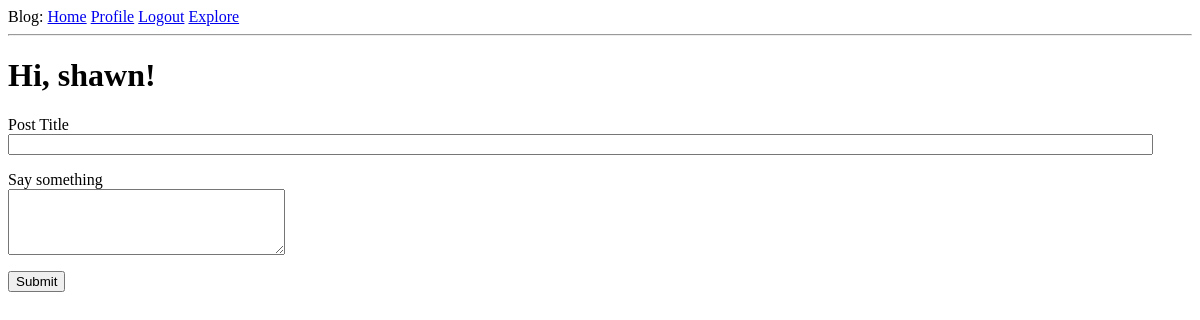
The page /index (signed in) on the database as committed earlier.
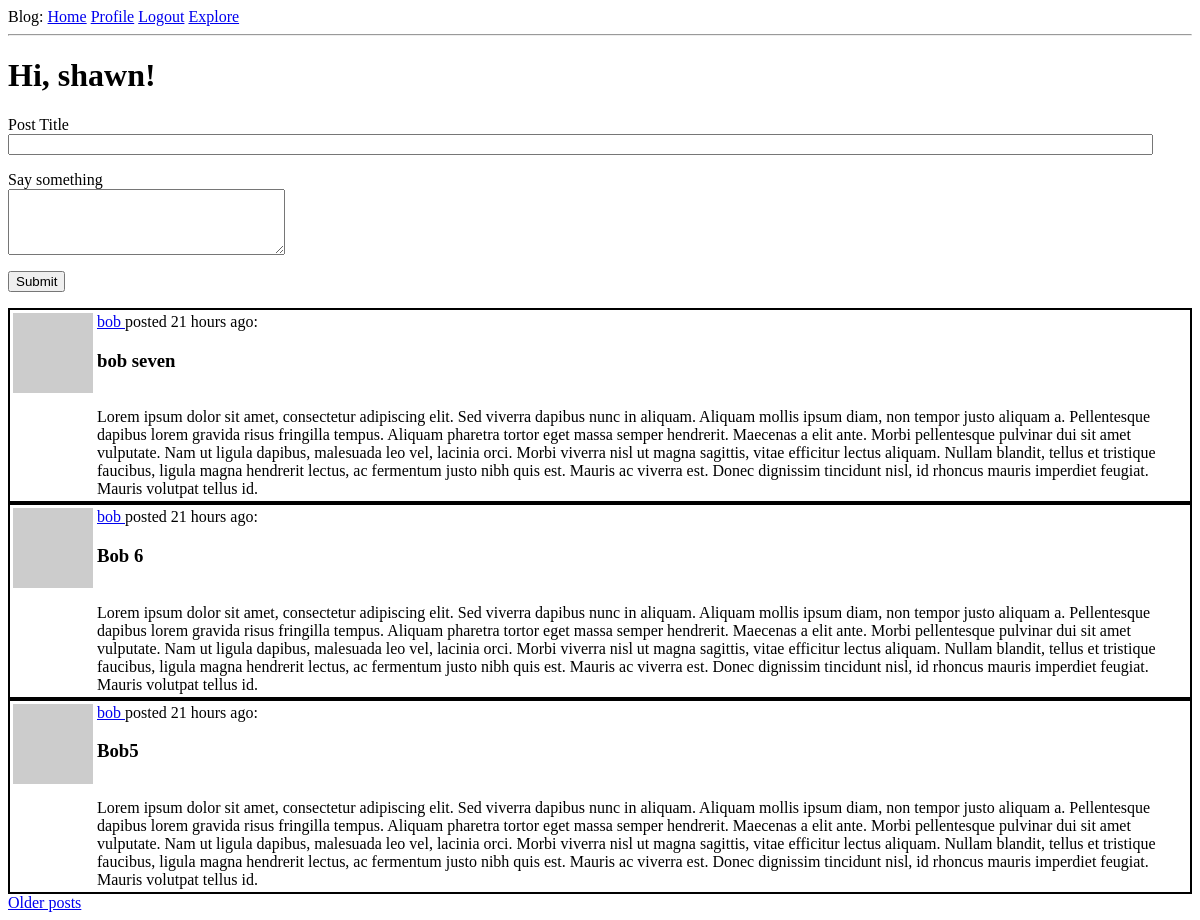
The same page on the database as committed later.
### app/models.py (models this page shows, shortened)
class Post(db.Model):
    id = db.Column(db.Integer, primary_key=True)
    title = db.Column(db.String(140))
    body = db.Column(db.String(1000))
    timestamp = db.Column(db.DateTime, index=True, default=datetime.utcnow)
    user_id = db.Column(db.Integer, db.ForeignKey('user.id'))

class User(UserMixin, db.Model):
    id = db.Column(db.Integer, primary_key=True)
    username = db.Column(db.String(64), index=True, unique=True)
    email = db.Column(db.String(120), index=True, unique=True)
    password_hash = db.Column(db.String(128))
    posts = db.relationship('Post', backref='author', lazy='dynamic')
    about_me = db.Column(db.String(140))
    last_seen = db.Column(db.DateTime, default=datetime.utcnow)
    followed = db.relationship(
        'User', secondary=followers,
        primaryjoin=(followers.c.follower_id == id),
        secondaryjoin=(followers.c.followed_id == id),
        backref=db.backref('followers', lazy='dynamic'), lazy='dynamic'
    )
    def avatar(self, size):
        digest = md5(self.email.lower().encode('utf-8')).hexdigest()
        return 'https://www.gravatar.com/avatar/{}?d=identicon&s={}'.format(
            digest, size)
    def followed_posts(self):
        return Post.query.join(
            followers, (followers.c.followed_id == Post.user_id)).filter(
                followers.c.follower_id == self.id).order_by(
                    Post.timestamp.desc())

### app/main/routes.py (the view)
@bp.route('/', methods=['GET', 'POST'])
@bp.route('/index', methods=['GET', 'POST'])
@login_required
def index():
    form = PostForm()
    if form.validate_on_submit():
        post = Post(title=form.title.data, body=form.body.data, author=current_user)
        db.session.add(post)
        db.session.commit()
        flash('Your post is now live!')
        return redirect(url_for('main.index'))
    page = request.args.get('page', 1, type=int)
    posts = current_user.followed_posts().paginate(
        page, current_app.config['POSTS_PER_PAGE'], False)
    next_url = url_for('main.index', page=posts.next_num) if posts.has_next else None
    prev_url = url_for('main.index', page=posts.prev_num) if posts.has_prev else None
    return render_template('index.html', title='Home Page', form=form, posts=posts.items, next_url=next_url, prev_url=prev_url)

### app/main/forms.py
class PostForm(FlaskForm):
    title = StringField('Post Title', validators=[DataRequired()])
    body = TextAreaField('Say something', validators=[DataRequired(), Length(min=1, max=1000)])
    submit = SubmitField('Submit')

### app/main/routes.py (called while the page is built)
@bp.before_request
def before_request():
    if current_user.is_authenticated:
        current_user.last_seen = datetime.utcnow()
        db.session.commit()

### app/models.py (called while the page is built)
@login.user_loader
def load_user(id):
    return User.query.get(int(id))

### app/templates/index.html (shortened to what this page needs)
{% extends "base.html" %}
{% block content %}
  <h1>Hi, {{ current_user.username }}!</h1>
  {% if form %}
  <form action="" method="post">
    <p>
      {{ form.title.label  }}<br>
      {{ form.title(size=140)}}<br>
    </p>
    <p>
      {{ form.body.label }}<br>
      {{ form.body(cols=32, rows=4) }}<br>
    </p>
    <p>{{ form.submit() }}</p>
  </form>
  {% endif %}
  {% for post in posts %}
    {% include '_post.html' %}
  {% endfor %}
  {% if next_url %}
  <a href="{{ next_url }}">Older posts</a>
  {% endif %}
{% endblock %}

### app/templates/_post.html
<table style="border: 2px solid black;">
  <tr valign="top">
    <td><img src="{{ post.author.avatar(36) }}"></td>
    <td>
      <a href="{{ url_for('main.user', username=post.author.username) }}">
        {{ post.author.username }}
      </a>
      posted {{ moment(post.timestamp).fromNow() }}: <h3>{{ post.title }}</h3><br>{{ post.body }}
    </td>
  </tr>
</table>

Rows that differ between the two databases and show on the page:
added Post: author.username "bob", timestamp "21 hours ago", title "bob seven", body "Lorem ipsum dolor sit amet, consectetur adipiscing elit. Sed viverra dapibus nunc in aliquam. Aliquam mollis ipsum diam, non tempor justo aliquam a. Pellentesque dapibus lorem gravida risus fringilla tempus. Aliquam pharetra tortor eget massa semper hendrerit. Maecenas a elit ante. Morbi pellentesque pulvinar dui sit amet vulputate. Nam ut ligula dapibus, malesuada leo vel, lacinia orci. Morbi viverra nisl ut magna sagittis, vitae efficitur lectus aliquam. Nullam blandit, tellus et tristique faucibus, ligula magna hendrerit lectus, ac fermentum justo nibh quis est. Mauris ac viverra est. Donec dignissim tincidunt nisl, id rhoncus mauris imperdiet feugiat. Mauris volutpat tellus id."
added Post: author.username "bob", timestamp "21 hours ago", title "Bob 6", body "Lorem ipsum dolor sit amet, consectetur adipiscing elit. Sed viverra dapibus nunc in aliquam. Aliquam mollis ipsum diam, non tempor justo aliquam a. Pellentesque dapibus lorem gravida risus fringilla tempus. Aliquam pharetra tortor eget massa semper hendrerit. Maecenas a elit ante. Morbi pellentesque pulvinar dui sit amet vulputate. Nam ut ligula dapibus, malesuada leo vel, lacinia orci. Morbi viverra nisl ut magna sagittis, vitae efficitur lectus aliquam. Nullam blandit, tellus et tristique faucibus, ligula magna hendrerit lectus, ac fermentum justo nibh quis est. Mauris ac viverra est. Donec dignissim tincidunt nisl, id rhoncus mauris imperdiet feugiat. Mauris volutpat tellus id."
added Post: author.username "bob", timestamp "21 hours ago", title "Bob5", body "Lorem ipsum dolor sit amet, consectetur adipiscing elit. Sed viverra dapibus nunc in aliquam. Aliquam mollis ipsum diam, non tempor justo aliquam a. Pellentesque dapibus lorem gravida risus fringilla tempus. Aliquam pharetra tortor eget massa semper hendrerit. Maecenas a elit ante. Morbi pellentesque pulvinar dui sit amet vulputate. Nam ut ligula dapibus, malesuada leo vel, lacinia orci. Morbi viverra nisl ut magna sagittis, vitae efficitur lectus aliquam. Nullam blandit, tellus et tristique faucibus, ligula magna hendrerit lectus, ac fermentum justo nibh quis est. Mauris ac viverra est. Donec dignissim tincidunt nisl, id rhoncus mauris imperdiet feugiat. Mauris volutpat tellus id."
Other text that changed with them:
text now shown: "Older posts"
